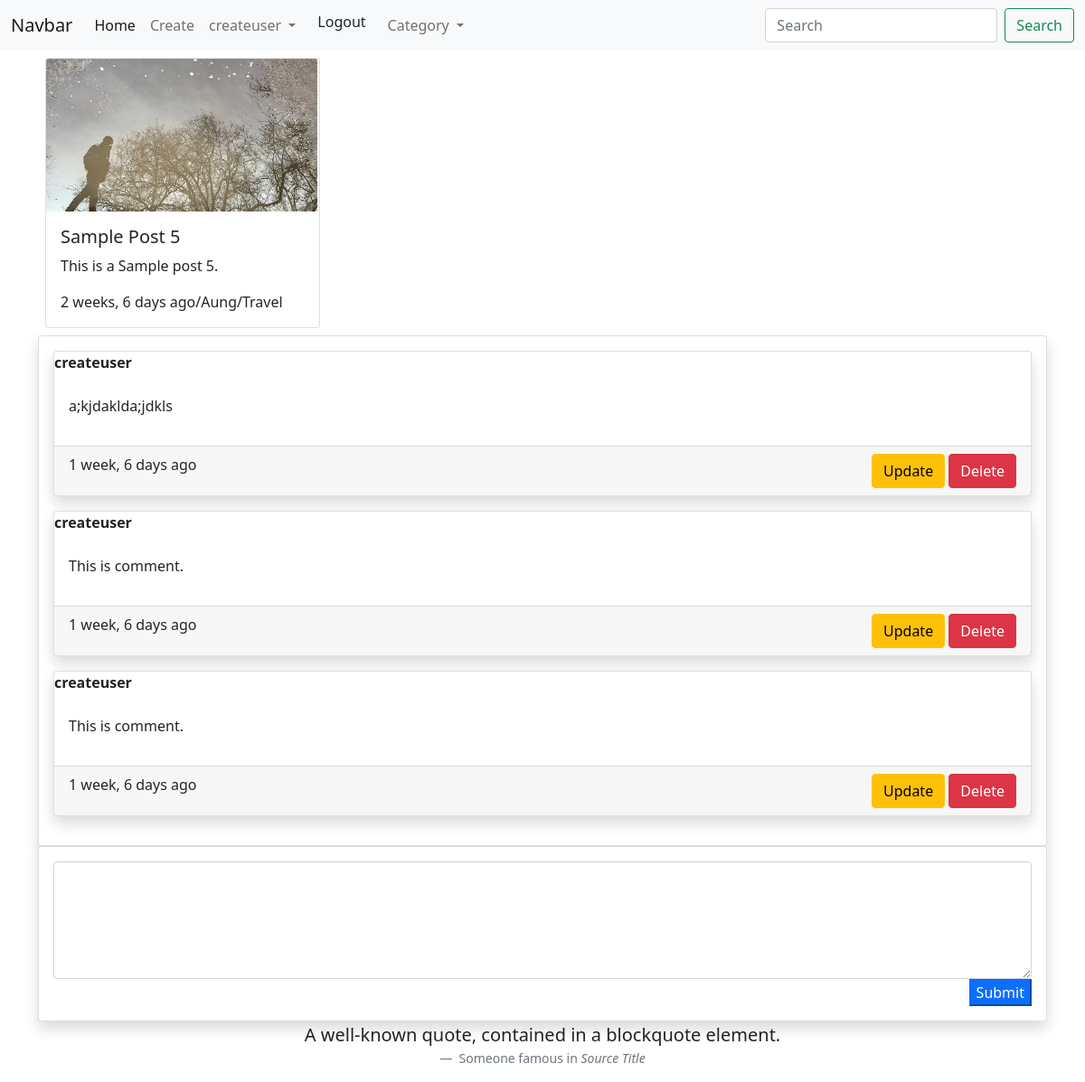
Page /blog/detail/18/ (signed in) on the committed database.
### my_blog/models.py (models this page shows, shortened)
class PostModel(models.Model):
    id = models.AutoField(primary_key=True)
    title = models.CharField(max_length=100)
    content = models.TextField(default=None)
    image = models.ImageField(default=None)
    author = models.ForeignKey(User,on_delete=models.CASCADE)
    category = models.ForeignKey(CategoryModel, on_delete=models.CASCADE)
    created_date = models.DateTimeField(default=datetime.now)

class CategoryModel(models.Model):
    id = models.AutoField(primary_key=True)
    name = models.CharField(max_length=100)
    description = models.TextField(default=None)
    create_date = models.DateTimeField(default=datetime.now)
    def __str__(self):
        return self.name

class Comment(models.Model):
    id = models.AutoField(primary_key=True)
    file = models.FileField(default=None, blank=True, null=True)
    content = models.TextField(default=None)
    post = models.ForeignKey(PostModel, on_delete=models.CASCADE)
    author = models.ForeignKey(User, on_delete=models.CASCADE)
    create_date = models.DateTimeField(default=datetime.now)

### my_blog/views.py (the view, shortened to what this page needs)
# urls.py: path('detail/<int:p_id>/', postdetail, name="postdetail"),
@login_required(login_url='/login')
def postdetail(request, p_id):
    if request.method == "GET":
        post = PostModel.objects.get(id=p_id)
        cmt = Comment.objects.filter(post_id=p_id)
        return render(request, 'postdetail.html', {'post':post, 'cmt':cmt})

### util/context_processors.py (called while the page is built)
def allCategory(request):
    category = CategoryModel.objects.all()
    return {'categories':category}

### my_blog/templates/postdetail.html (shortened to what this page needs)
{% extends 'base.html' %}
{% load humanize %}
{% block body %}
<div  class="container px-auto">
    <div class="card col-3 m-2 shawdow-lg" style="width: 19rem;">
        {% if post.image %}
            <img src="{{post.image.url}}" style="width:300px" class="card-img-top">
        {% endif %}
        <div class="card-body">
            <h5 class="card-title">{{post.title}}</h5>
            <p class="card-text">{{post.content}}</p>
            <p class="card-text">
                {{post.created_date|naturaltime}}/{{post.author}}/{{post.category}}
            </p>
        </div>
    </div>
    <div class="card shadow p-3">
        {% for c in cmt %}
        <div id="cmt" class="card mb-3 shadow">
            <div stype = "padding-left:10px" class="card-title">
              <b>{{c.author}}</b>
            </div>
            <div class="card-body">
                {{c.content| linebreaks}}
            </div>
            <div class="card-footer d-flex justify-content-between">
                <div>{{c.create_date|naturaltime}}</div>
            {% if c.author.id == user.id %}
            <div>
                <a href="/blog/cmt/update/{{post.id}}/{{c.id}}/" class="btn btn-warning"> Update </a>
                <a href="/blog/cmt/delete/{{post.id}}/{{c.id}}/" onclick="return confirm('Are you sure?')" class="btn btn-danger"> Delete </a>
            </div>
            {% endif %}
        </div>
    </div>
    {% endfor %}
    </div>
    <form method="POST" class="card shadow p-3">
        <textarea name="content" style="height:130px;" class="form-control"></textarea>
        <div class="d-flex justify-content-end">
            <button type="submit", class="btn-primary">Submit</button>
        </div>
    </form>
</div>
{% endblock %}

### templates/header.html (shortened to what this page needs)
<nav class="navbar navbar-expand-lg navbar-light bg-light">
    <div class="container-fluid">
      <a class="navbar-brand" href="#">Navbar</a>
      <div class="collapse navbar-collapse" id="navbarSupportedContent">
        <ul class="navbar-nav me-auto mb-2 mb-lg-0">
          <li class="nav-item">
            <a class="nav-link active" href="/blog/list/">Home</a>
          </li>
          <li class="nav-item">
            <a class="nav-link" href="/blog/create/">Create</a>
          </li>
          {% if user.is_authenticated %}
          <li class="nav-item dropdown">
            <a class="nav-link dropdown-toggle" href="#" id="navbarDropdown" role="button" data-bs-toggle="dropdown" aria-expanded="false">
            {{user.username}}
            </a>
          </li>
          <li><a class="dropdown-item" href="/logout">Logout</a></li>
          {% endif %}
          <li class="nav-item dropdown">
            <a class="nav-link dropdown-toggle" href="#" id="navbarDropdown" role="button" data-bs-toggle="dropdown" aria-expanded="false">
            Category
            </a>
          </li>
        </ul>
        <form method="GET"action="{% url 'postlist' %}" class="d-flex">
          <input name="search" required class="form-control me-2" type="search" placeholder="Search" aria-label="Search">
          <button class="btn btn-outline-success" type="submit">Search</button>
        </form>
      </div>
    </div>
  </nav>

### rows in the picture
PostModel: image (picture), title "Sample Post 5", content "This is a Sample post 5.", created_date "2 weeks, 6 days ago", author "Aung", category "Travel"
Comment: author "createuser", content "a;kjdaklda;jdkls", create_date "1 week, 6 days ago"
Comment: author "createuser", content "This is comment.", create_date "1 week, 6 days ago"
Comment: author "createuser", content "This is comment.", create_date "1 week, 6 days ago"

### other values in the picture
{{ user.username }} "createuser"
